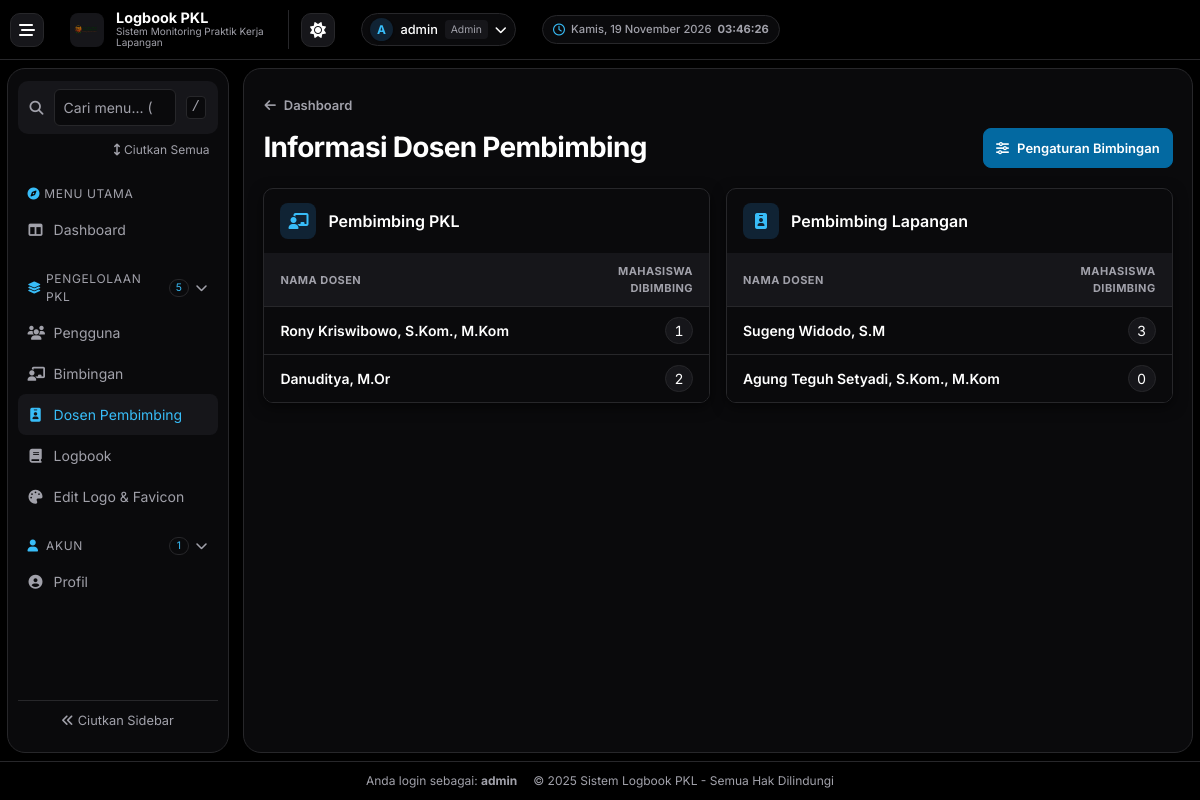
/admin/dosen_pembimbing.php (signed in), run on the app's committed database.
### tables this page shows
CREATE TABLE IF NOT EXISTS `settings` (
  `setting_key` varchar(50) NOT NULL,
  `setting_value` text NOT NULL,
  `updated_at` timestamp NOT NULL DEFAULT CURRENT_TIMESTAMP ON UPDATE CURRENT_TIMESTAMP,
  PRIMARY KEY (`setting_key`)
);

CREATE TABLE `users` (
  `id` int(11) NOT NULL,
  `nama` varchar(100) DEFAULT NULL,
  `username` varchar(50) DEFAULT NULL,
  `password` varchar(255) DEFAULT NULL,
  `role` enum('admin','mahasiswa','dosen_pkl','dosen_lapangan') NOT NULL,
  `created_at` timestamp NOT NULL DEFAULT current_timestamp(),
  `remember_token` varchar(64) DEFAULT NULL,
  `prodi` varchar(100) DEFAULT NULL,
  `email_verified` tinyint(1) DEFAULT 0,
  `phone` varchar(15) DEFAULT NULL,
  `profile_image` varchar(255) DEFAULT NULL
);

### includes/settings.php (called while the page is built, shortened)
<?php
if (!function_exists('get_app_settings')) {
    function get_app_settings() {
        global $conn;
        static $settings_cache = null;
        if ($settings_cache !== null) {
            return $settings_cache;
        }
        $defaults = [
            'app_logo'           => 'assets/images/dashboard-logo-uam.png',
            'app_favicon'        => 'assets/images/dashboard-logo-uam.png',
            'app_logo_login'     => 'assets/images/uam1.png',
            'app_logo_secondary' => 'assets/images/dikti.png',
            'app_name'           => 'Logbook PKL',
            'app_desc'           => 'Sistem Monitoring Praktik Kerja Lapangan'
        ];
        $res = $conn->query("SELECT setting_key, setting_value FROM settings");
        if ($res && $res->num_rows > 0) {
            while ($row = $res->fetch_assoc()) {
                $defaults[$row['setting_key']] = $row['setting_value'];
            }
        }
        $settings_cache = $defaults;
        return $settings_cache;
    }
}
if (!function_exists('get_setting')) {
    function get_setting($key, $default = '') {
        $settings = get_app_settings();
        return $settings[$key] ?? $default;
    }
}

### admin/dosen_pembimbing.php (the view, shortened to what this page needs)
<?php
include '../config/db.php';
$dosen_pkl_list = $conn->query("
    SELECT u.id, u.nama, COUNT(b.id_mahasiswa) as jumlah_mahasiswa
    FROM users u
    LEFT JOIN bimbingan b ON u.id = b.id_dospem_pkl
    WHERE u.role = 'dosen_pkl'
    GROUP BY u.id
");
$dosen_lapangan_list = $conn->query("
    SELECT u.id, u.nama, COUNT(b.id_mahasiswa) as jumlah_mahasiswa
    FROM users u
    LEFT JOIN bimbingan b ON u.id = b.id_dospem_lapangan
    WHERE u.role = 'dosen_lapangan'
    GROUP BY u.id
");
include '../includes/header.php';
?>
<div class="dashboard-page">
    <div class="advisors-header">
        <div>
            <a href="dashboard.php" class="admin-button admin-button-quiet advisors-back">
                <i class="fas fa-arrow-left" aria-hidden="true"></i> Dashboard
            </a>
            <h2 class="dashboard-title">Informasi Dosen Pembimbing</h2>
        </div>
        <a href="bimbingan.php" class="admin-button admin-button-primary">
            <i class="fas fa-sliders" aria-hidden="true"></i> Pengaturan Bimbingan
        </a>
    </div>
    <?php $advisor_groups = [
        ['pkl', 'Pembimbing PKL', 'fa-chalkboard-user', $dosen_pkl_list],
        ['lapangan', 'Pembimbing Lapangan', 'fa-id-badge', $dosen_lapangan_list],
    ]; ?>
    <div class="advisors-grid">
        <?php foreach ($advisor_groups as [$key, $title, $icon, $advisors]): ?>
            <section class="dashboard-panel advisors-panel" aria-labelledby="advisor-<?= $key ?>">
                <header class="advisors-panel-header">
                    <span class="advisors-icon"><i class="fas <?= $icon ?>" aria-hidden="true"></i></span>
                    <h3 id="advisor-<?= $key ?>"><?= $title ?></h3>
                </header>
                <?php if ($advisors->num_rows > 0): ?>
                    <table class="advisors-table" aria-labelledby="advisor-<?= $key ?>">
                        <thead>
                            <tr>
                                <th scope="col">Nama Dosen</th>
                                <th scope="col">Mahasiswa Dibimbing</th>
                            </tr>
                        </thead>
                        <tbody>
                            <?php while ($dosen = $advisors->fetch_assoc()): ?>
                                <tr>
                                    <td><?= htmlspecialchars($dosen['nama']) ?></td>
                                    <td><span class="advisors-count"><?= (int) $dosen['jumlah_mahasiswa'] ?></span></td>
                                </tr>
                            <?php endwhile; ?>
                        </tbody>
                    </table>
                <?php else: ?>
                    <p class="advisors-empty">Belum ada dosen pembimbing terdaftar.</p>
                <?php endif; ?>
            </section>
        <?php endforeach; ?>
    </div>
</div>
<?php include '../includes/footer.php'; ?>

### includes/header.php (shortened to what this page needs)
<?php
$base_path = '';
if (strpos($_SERVER['PHP_SELF'], 'admin/') !== false) {
    $base_path = '../';
} elseif (strpos($_SERVER['PHP_SELF'], 'mahasiswa/') !== false ||
          strpos($_SERVER['PHP_SELF'], 'dosen_pkl/') !== false ||
          strpos($_SERVER['PHP_SELF'], 'dosen_lapangan/') !== false) {
    $base_path = '../';
}
$role_dashboard = [
    'admin' => $base_path . 'admin/dashboard.php',
    'mahasiswa' => $base_path . 'mahasiswa/dashboard.php',
    'dosen_pkl' => $base_path . 'dosen_pkl/dashboard.php',
    'dosen_lapangan' => $base_path . 'dosen_lapangan/dashboard.php'
];
$current_role = $_SESSION['user']['role'];
$dashboard_url = $role_dashboard[$current_role] ?? '../index.php';
$is_impersonating = isset($_SESSION['impersonator_id']);
?>
<!DOCTYPE html>
<html lang="id">
<head>
    <?php
    $app_favicon = function_exists('get_setting') ? get_setting('app_favicon', 'assets/images/dashboard-logo-uam.png') : 'assets/images/dashboard-logo-uam.png';
    $app_logo    = function_exists('get_setting') ? get_setting('app_logo', 'assets/images/dashboard-logo-uam.png') : 'assets/images/dashboard-logo-uam.png';
    $app_name    = function_exists('get_setting') ? get_setting('app_name', 'Logbook PKL') : 'Logbook PKL';
    $app_desc    = function_exists('get_setting') ? get_setting('app_desc', 'Sistem Monitoring Praktik Kerja Lapangan') : 'Sistem Monitoring Praktik Kerja Lapangan';
    ?>
    <script src="https://cdn.tailwindcss.com"></script>
    <link rel="stylesheet" href="https://cdnjs.cloudflare.com/ajax/libs/font-awesome/6.5.0/css/all.min.css">
    <link rel="stylesheet" href="<?= $base_path ?>assets/css/dashboard.css">
</head>
<body class="min-h-screen pkl-dashboard<?= $is_impersonating ? ' is-impersonating' : '' ?>">
<nav class="sticky top-0 z-50" aria-label="Bilah atas">
    <div>
        <div class="flex justify-between items-center h-16">
            <div class="flex items-center space-x-4">
                <button type="button" id="dashboardSidebarToggle" class="dashboard-sidebar-toggle"
                        aria-label="Menu navigasi" aria-controls="dashboardSidebar" aria-expanded="false">
                    <i class="fas fa-bars-staggered" aria-hidden="true"></i>
                </button>
                <a href="<?= $dashboard_url ?>" class="flex items-center space-x-3">
                    <?php if (!empty($app_logo) && file_exists(__DIR__ . '/../' . $app_logo)): ?>
                        <div class="w-10 h-10 bg-white rounded-lg flex items-center justify-center shadow overflow-hidden p-1">
                            <img src="<?= $base_path . htmlspecialchars($app_logo) ?>?v=<?= filemtime(__DIR__ . '/../' . $app_logo) ?>" alt="Logo <?= htmlspecialchars($app_name) ?>" class="max-w-full max-h-full object-contain">
                        </div>
                    <?php else: ?>
                        <div class="w-10 h-10 bg-white rounded-lg flex items-center justify-center shadow">
                            <i class="fas fa-graduation-cap text-blue-600 text-lg" aria-hidden="true"></i>
                        </div>
                    <?php endif; ?>
                    <div class="hidden md:block">
                        <h1 class="text-lg font-bold text-white"><?= htmlspecialchars($app_name) ?></h1>
                        <p class="text-xs text-blue-100"><?= htmlspecialchars($app_desc) ?></p>
                    </div>
                </a>
            </div>
            <div class="flex items-center space-x-4">
                <button type="button" id="dashboardThemeToggle" class="dashboard-sidebar-toggle dashboard-theme-toggle"
                        aria-label="Mode gelap" aria-pressed="true" title="Ganti ke tema terang">
                    <i class="fas fa-sun" aria-hidden="true"></i>
                </button>
                <div class="hidden md:block text-right">
                    <i class="far fa-clock dashboard-clock-icon" aria-hidden="true"></i>
                    <div id="tanggal" class="text-sm font-medium text-blue-100"></div>
                    <div id="jam" class="text-xs text-white/90 time"></div>
                </div>
                <div class="relative">
                    <button id="userMenuButton" class="flex items-center space-x-3 focus:outline-none focus:ring-2 focus:ring-white/30 rounded-lg p-1">
                        <div class="w-10 h-10 rounded-full border-2 border-white overflow-hidden bg-gradient-to-r from-blue-400 to-purple-400 flex items-center justify-center shadow">
                            <?php if (isset($_SESSION['user']['profile_image']) && !empty($_SESSION['user']['profile_image'])): ?>
                                <img src="<?= $base_path ?>assets/uploads/profiles/<?= htmlspecialchars($_SESSION['user']['profile_image']) ?>"
                                     alt="Profile"
                                     class="w-full h-full object-cover">
                            <?php else: ?>
                                <span class="text-white font-bold text-lg">
                                    <?= strtoupper(substr($_SESSION['user']['nama'], 0, 1)) ?>
                                </span>
                            <?php endif; ?>
                        </div>
                        <div class="dashboard-account-label hidden md:block text-left">
                            <div class="text-sm font-medium text-white"><?= htmlspecialchars($_SESSION['user']['nama']) ?></div>
                            <div class="text-xs text-blue-100 capitalize"><?= $current_role ?></div>
                        </div>
                        <i class="fas fa-chevron-down text-white text-xs hidden md:block"></i>
                    </button>
                </div>
            </div>
        </div>
    </div>
</nav>
<div class="dashboard-layout" id="dashboardLayout">
<?php require __DIR__ . '/dashboard-sidebar.php'; ?>
<main id="dashboardMain">

### includes/header.php (style rules this page uses)
body { font-family: 'Inter', sans-serif; }
.time { font-size: 0.875rem; line-height: 1.25rem; }

### data on the page
settings: setting_key "Logbook PKL"
users: nama "Rony Kriswibowo, S.Kom., M.Kom", jumlah_mahasiswa "1"
users: nama "Danuditya, M.Or", jumlah_mahasiswa "2"
users: nama "Sugeng Widodo, S.M", jumlah_mahasiswa "3"
users: nama "Agung Teguh Setyadi, S.Kom., M.Kom", jumlah_mahasiswa "0"

### other printed values
$app_desc "Sistem Monitoring Praktik Kerja Lapangan"
substr($_SESSION['user']['nama'], 0, 1) "A"
$_SESSION['user']['nama'] "admin"
$current_role "Admin"
$label_link "Dashboard"
$label "PENGELOLAAN PKL"
count($links) "5"
$label_link "Pengguna"
$label_link "Bimbingan"
$label_link "Dosen Pembimbing"
$label_link "Logbook"
$label_link "Edit Logo & Favicon"
$label "AKUN"
count($links) "1"
$label_link "Profil"
